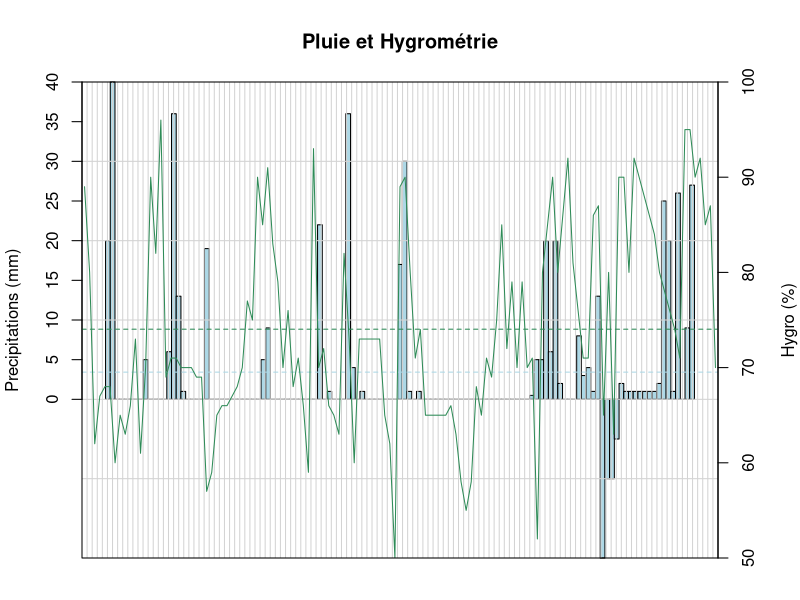
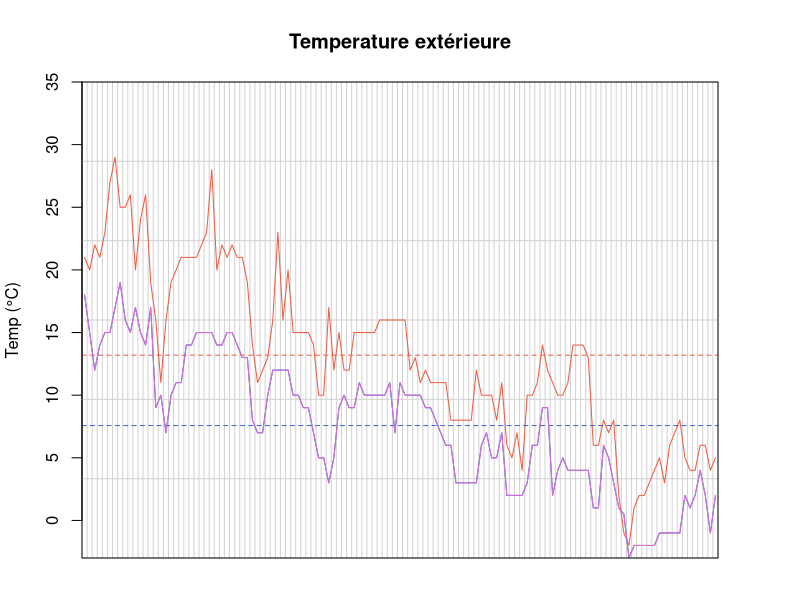
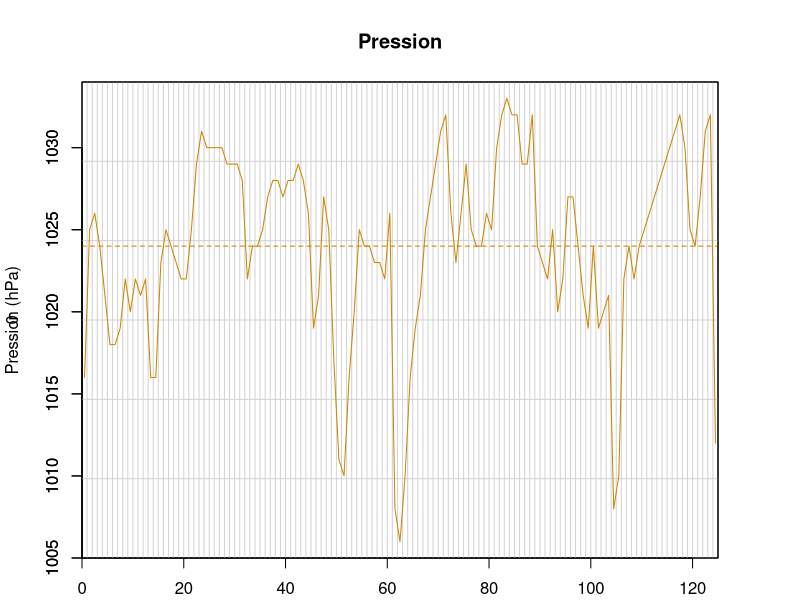

Generate these figures, in order, with R:
#! /usr/bin/Rscript

meteoRevel <- read.csv(file="Revel.csv",head=TRUE,sep=";")
meteoMque <- read.csv(file="Martinique.csv",head=TRUE,sep=";")


plot_pluiehygro=function(pluie, hygro) {
	meanPluie <- mean(pluie)
	meanHygro <- mean(hygro)
	
	pluie <- complete(pluie, 0, size)
	hygro <- complete(hygro, meanHygro, size)

	par (mar=c(2, 4, 4, 4) + 0.1)
	barplot (pluie, space=0,  col='lightblue', ylab='Precipitations (mm)', axes=FALSE)
	grid (nx=size, ny=6, lty=1)

	abline(h=meanPluie, col="lightblue",lty=2)
	axis (2, at=seq(0,max(pluie),5))
	
	hygroRange <- range(hygro)
	plot.window(xlim=c(0,size), ylim=c(50,100), xaxs='i', yaxs='i')
	axis (4)
	mtext ('Hygro (%)', 4, line=3)
	lines (seq(from=0.5,to=size-0.5,by=1), hygro, col="seagreen4")
	abline(h=meanHygro, col="seagreen4",lty=2)
	box()
}

plot_temp=function(max, min) {
	tempRange <- range(max, min)
	tempRange <- range(min(0, min(tempRange)), max(tempRange, 35))

	meanMax <- mean(max)
	meanMin <- mean(min)

	max <- complete(max, meanMax, size)
	min <- complete(min, meanMin, size)
	
	average <- get_avg(min, max)

	plot.new()
	plot.window(xlim=c(0,size), ylim=tempRange, xaxs='i', yaxs='i')
	axis (2)
	grid (nx=size, ny=6, lty=1)
	mtext ('Temp (°C)', 2, line=3)
	lines (seq(0.5,size-0.5,1), max, col="tomato2")
	abline(h=meanMax, col="tomato2",lty=2)
	lines (seq(0.5,size-0.5,1), min, col="royalblue3")
	abline(h=meanMin, col="royalblue3",lty=2)
	lines (seq(0.5,size-0.5,1), average, col="orchid")
	box()
}

plot_pression=function(pression) {
	pression <- increase_to(pression, 1000)
	pressionRange <- range(max(pression)+1, min(pression)-1) 
	meanPression <- mean(pression)

	pression <- complete(pression, meanPression, size)
	plot(0, 0, xlim=c(0,size), ylim=pressionRange, xaxs='i', yaxs='i')
	axis (2)
	grid (nx=size, ny=6, lty=1)
	mtext ('Pression (hPa)', 2, line=3)
	lines (seq(0.5,size-0.5,1), pression, col="orange3")
	abline(h=meanPression, col="orange3",lty=2)
	box()
}

do_plot_single=function(data1) {
	size <<- length(data1$Date)
	
	plot_pluiehygro(data1$Pluie, data1$Hygro)
	title("Pluie et Hygrométrie")

	plot_temp(data1$Temp.max, data1$Temp.min)
	title("Temperature extérieure")
	#plot_temp(data1$Temp.int.max, data1$Temp.int.min)
	#title("Température intérieure")

	plot_pression(data1$Pression)
	title("Pression")
}

do_plot_multi=function(data1, data2) {
	size <- length(data1$Date)
	size <<- max(size, length(data2$Date))
	
	layout(matrix(1:2, 2, 1))
	plot_pluiehygro(data1$Pluie, data1$Hygro)
	title("Pluie et Hygrométrie (Revel)")
	plot_pluiehygro(data2$Pluie, data2$Hygro)
	title("(Martinique)")

	layout(matrix(1:3, 3, 1))
	plot_temp(data1$Temp.max, data1$Temp.min)
	title("Temperature extérieure (Revel)")
	#plot_temp(data1$Temp.int.max, data1$Temp.int.min)
	#title("Température intérieure (Revel)")
	plot_temp(data2$Temp.max, data2$Temp.min)
	title("(Martinique)")

	layout(matrix(1:2, 2, 1))
	plot_pression(data1$Pression)
	title("Pression (Revel)")
	plot_pression(data2$Pression)
	title("(Martinique)")

}

increase_to=function(lst, value){
	for (i in 1:length(lst)) {
		if (lst[i] < value)
			lst[i] <- lst[i] + value
		else 
			break
	}
	return(lst)
}
get_avg=function(lst1, lst2){
	average <- list()
	for (t in 1:size) {
		average <- c(average, (lst1[t] + lst1[t]) / 2)
	}
	return(average)
}
complete=function(lst, val, totalLength){
	diff <- totalLength - length(lst)
	if (diff == 0) {
		return(lst)
	} else {
		return(c(lst, seq(val, val, length=diff)))
	}
}

do_plot_single(meteoRevel)
#do_plot_multi(meteoRevel, meteoMque)
